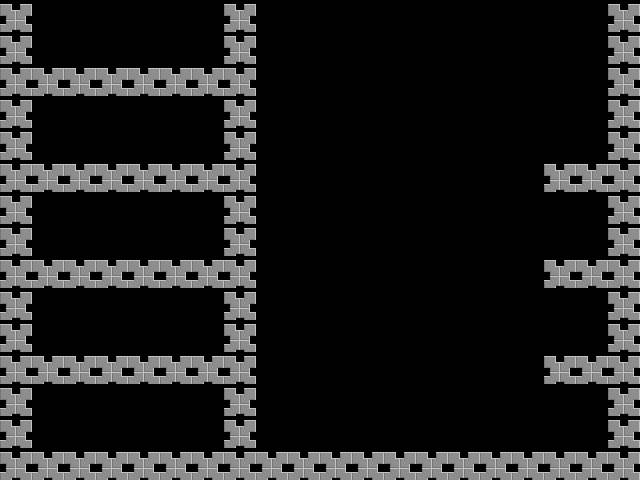

Tiled map render using the project's own tile images. Description and the map definition, with tile-layer contents summarised, below:
An orthogonal 20x15 tile map with 32x32 px tiles, 1 tile layer (Tile Layer 1) and 13 objects.

<map version="1.0" orientation="orthogonal" width="20" height="15" tilewidth="32" tileheight="32">
 <tileset firstgid="1" name="defTile" tilewidth="32" tileheight="32">
  <image source="../img/defTile.png" width="360" height="280" />
 </tileset>
 <layer name="Tile Layer 1" width="20" height="15">
  <data>[300 cells, 92 non-empty, 1 distinct tile ids]</data>
 </layer>
 <objectgroup name="Object Layer 1" width="20" height="15">
  <object x="160" y="96" width="64" height="64" />
  <object x="160" y="192" width="64" height="64" />
  <object x="32" y="288" width="64" height="64" />
  <object x="160" y="384" width="64" height="64" />
  <object x="160" y="0" width="64" height="64" />
  <object x="32" y="96" width="32" height="64" />
  <object x="32" y="192" width="32" height="64" />
  <object x="192" y="288" width="32" height="64" />
  <object x="32" y="384" width="32" height="64" />
  <object x="576" y="96" width="32" height="64" />
  <object x="576" y="192" width="32" height="64" />
  <object x="576" y="288" width="32" height="64" />
  <object x="576" y="384" width="32" height="64" />
 </objectgroup>
</map>
